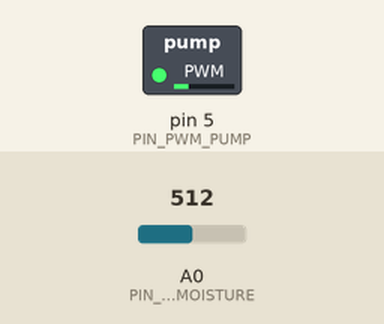
This sketch was run on a simulated Arduino Uno, built with avr-gcc and run on an emulated ATmega328P. Shown: switched loads named in the sketch (green lamp = pin HIGH). Inputs (shaded band) come from the test bench; at power-on: A0 (PIN_SENSOR_MOISTURE) = 512. What the sketch prints to the serial monitor is not drawn.

Above: at 1.8 s.
1.9 s: A0 (PIN_SENSOR_MOISTURE) set to 390
3.5 s: A0 (PIN_SENSOR_MOISTURE) set to 511
At 4.4 s:
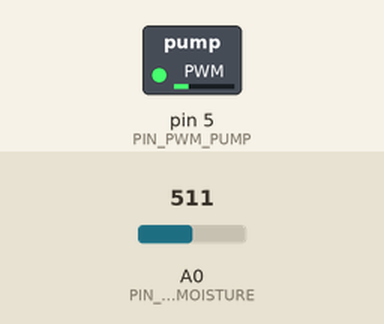
7.6 s: A0 (PIN_SENSOR_MOISTURE) set to 716
At 8.6 s:
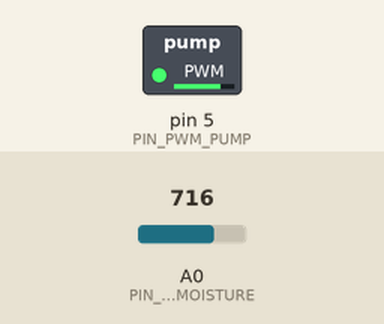
11.7 s: A0 (PIN_SENSOR_MOISTURE) set to 306
At 12.9 s:
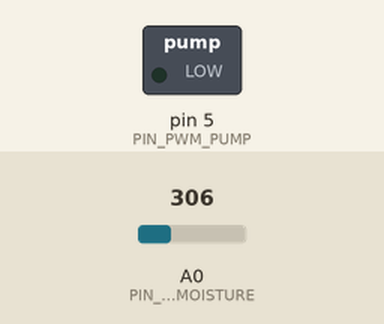
Timing chart, 0 to 14.6 s (numbered marks = the images above; inputs shaded):
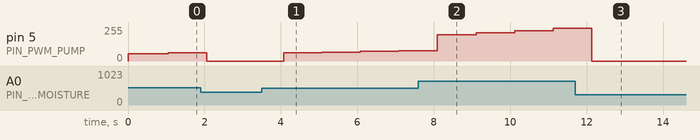

The sketch:

step3_pi_control.ino
```cpp
// ===== [Step 3] 스마트 화분: 비례-적분(PI) 제어 시스템 =====
// P 제어의 정상 상태 오차(미세하게 목표치에 영원히 도달하지 못하는 문제)를
// 과거 오차의 누적합(적분, Integral)으로 극복합니다.

// 핀 번호 할당
const int PIN_SENSOR_MOISTURE = A0;
const int PIN_PWM_PUMP        = 5;

// 제어기 튜닝 파라미터 지표
const int SETPOINT = 400;      // 목표 수분값 (SP)
const float Kp     = 0.5;      // 비례 이득
const float Ki     = 0.05;     // 적분 이득 (매초 누적되므로 작게 설정)

// 시스템 상태 변수 보관용
float integralSum = 0;         // 오차 누적합 변수
unsigned long lastTime = 0;    // 시간 편차 연산용

void setup() {
  pinMode(PIN_PWM_PUMP, OUTPUT);
  Serial.begin(9600);
  Serial.println("시스템 부팅 완료: PI 제어 모드");
}

void loop() {
  // 경과 시간 계산 연산 (dt)
  unsigned long currentTime = millis();
  float dt = (currentTime - lastTime) / 1000.0; // 밀리초 -> 초 단위 변환
  lastTime = currentTime;

  if (dt <= 0) return; // 첫 루프 등 시간차 0인 구간 방어

  // 1. 센서값 읽기
  int currentMoisture = analogRead(PIN_SENSOR_MOISTURE);
  int error = currentMoisture - SETPOINT;

  // 적분 조건부 계산 (건조할 때만 누적, 오차가 음수(너무 습함)이면 0으로 초기화)
  // 인테그럴 와인드업(Integral Windup) 억제 방지 기법
  if (error > 0) {
    integralSum += (error * dt);
  } else {
    integralSum = 0;
  }

  // 2. PI 연산식 통합
  float p_term = Kp * error;
  float i_term = Ki * integralSum;
  int output = (int)(p_term + i_term);

  // 3. 출력 제한 설정 (0 ~ 255)
  if (output < 0) output = 0;
  if (output > 255) output = 255;

  // 4. 액추에이터 구동
  analogWrite(PIN_PWM_PUMP, output);

  // 5. 시계열 모니터링 출력
  Serial.print("측정: "); Serial.print(currentMoisture);
  Serial.print(" | 오차: "); Serial.print(error);
  Serial.print(" | P항: "); Serial.print(p_term, 1);
  Serial.print(" | I항: "); Serial.print(i_term, 1);
  Serial.print(" | 최종출력: "); Serial.println(output);

  delay(1000); // 1초 대기
}
```

Measured:
- after the input at 3.5 s, pin 5 (PIN_PWM_PUMP): 0/255 → 61/255 after 0.57 s, → 66/255 1.0 s later, → 72/255 1.0 s later, → 77/255 1.0 s later
- after the input at 11.7 s, pin 5 (PIN_PWM_PUMP): 244/255 → 0/255 after 0.44 s
